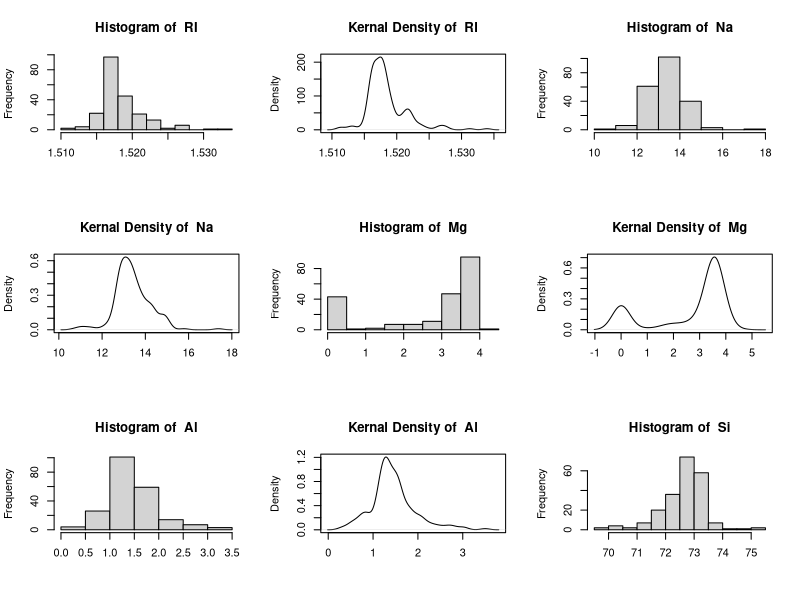
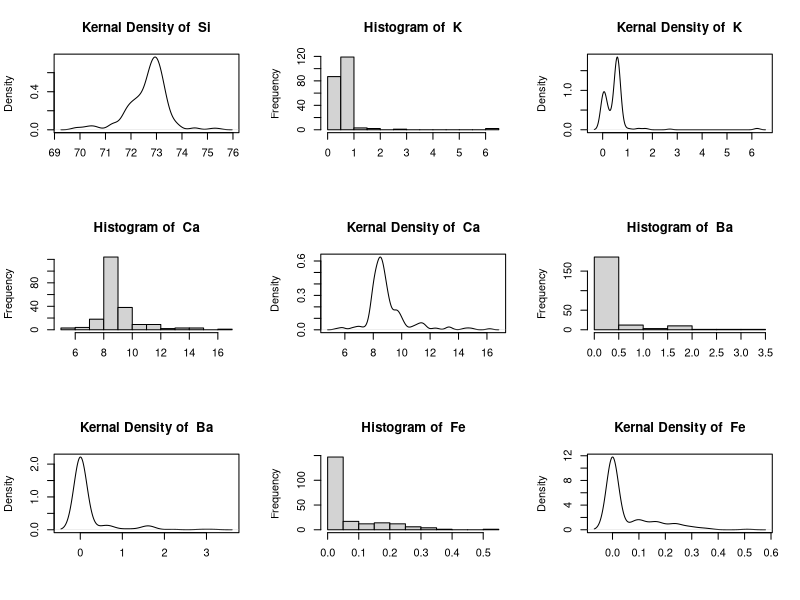
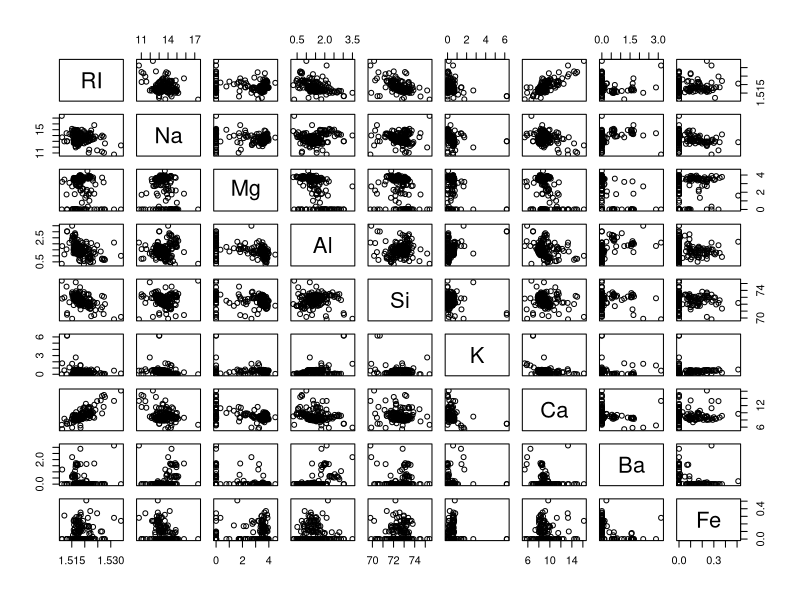
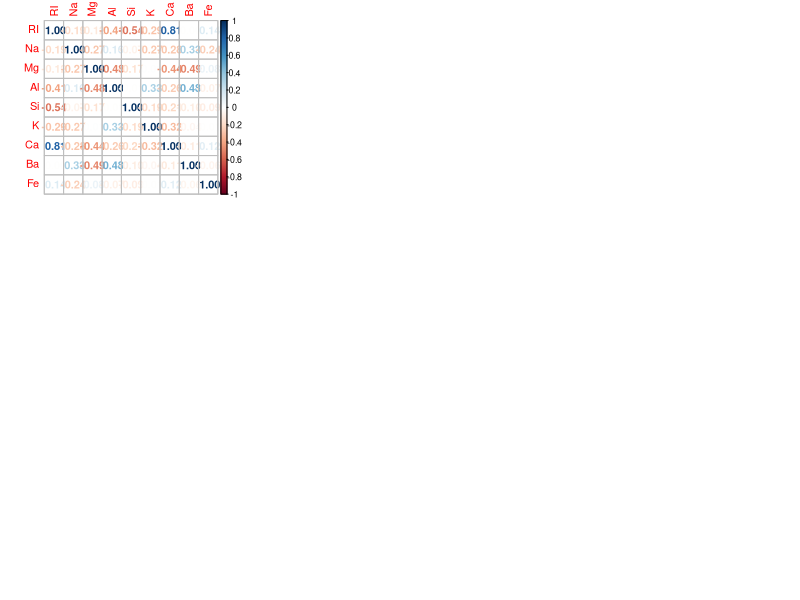
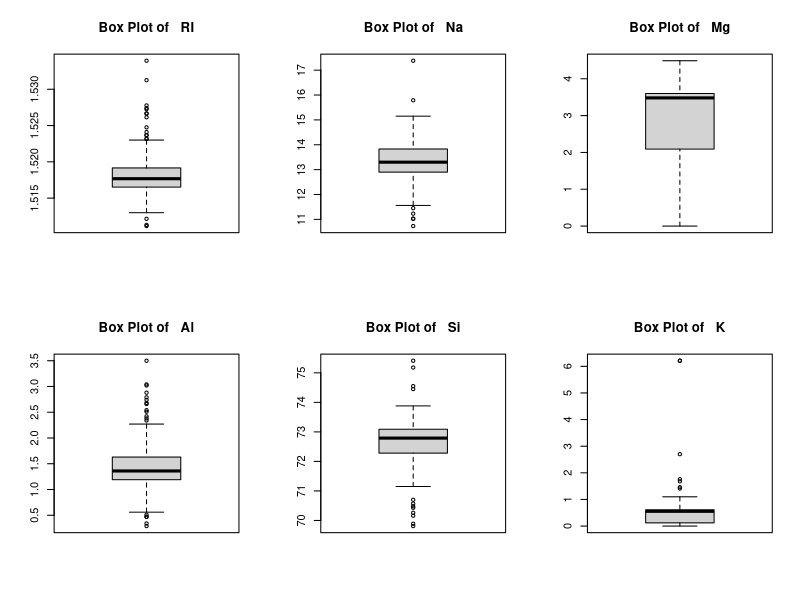
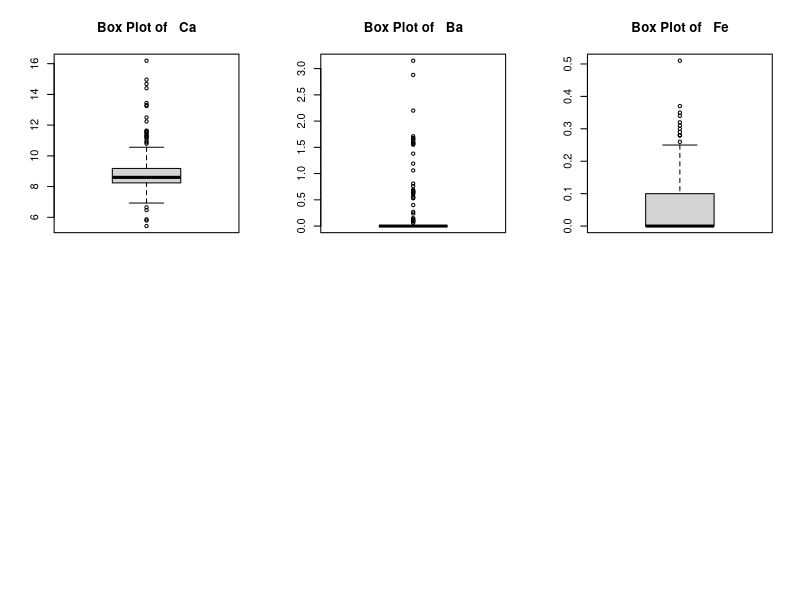

These charts were generated, in order, by the following R code:
## ---- chunk 1
knitr::opts_chunk$set(echo = TRUE, warning = FALSE)
## ---- chunk 2
#Glass data Set from UCI ML Repo can be found on https://archive.ics.uci.edu/ml/datasets/Glass+Identification
library(mlbench) 
library(Hmisc)
library(e1071) 
## ---- chunk 3
data(Glass)
#Subset Predictors only
#Predictor distribution with box plots 
data <- subset(Glass, select = -Type) #Retrieve only the 9 predictors 
## ---- chunk 4

par(mfrow=c(3,3)) 
for(i in 1:ncol(data)) { 
  # Histogram to roughly illustrate distribution
  x <- data[,i]
  hist(x, 
  main = paste("Histogram of ", colnames(data[i])),
  xlab= '')
   # Kernal Density to better show the distribution with peaks
  k <- density(data[,i])
  plot(k, 
  main = paste("Kernal Density of ", colnames(data[i])),
  xlab= '')
  } 
## ---- chunk 5
#Investing predictor relationships with scatter plots
pairs(data)
## ---- chunk 6
#Investing predictor relationships with correlation
library(corrplot)
corrplot(cor(data), method = 'number') #Corrplot package is used to create an easy to ready correlation table
## ---- chunk 7
par(mfrow=c(2,3)) 
# Outlier detection with Box plots
for(i in 1:ncol(data)) { 
  x <- data[,i]
  boxplot(x, 
  main = paste("Box Plot of  ", colnames(data[i])))}
## ---- chunk 8
#Determination of skewness among predictors
Skewness <-lapply(data, skewness)
